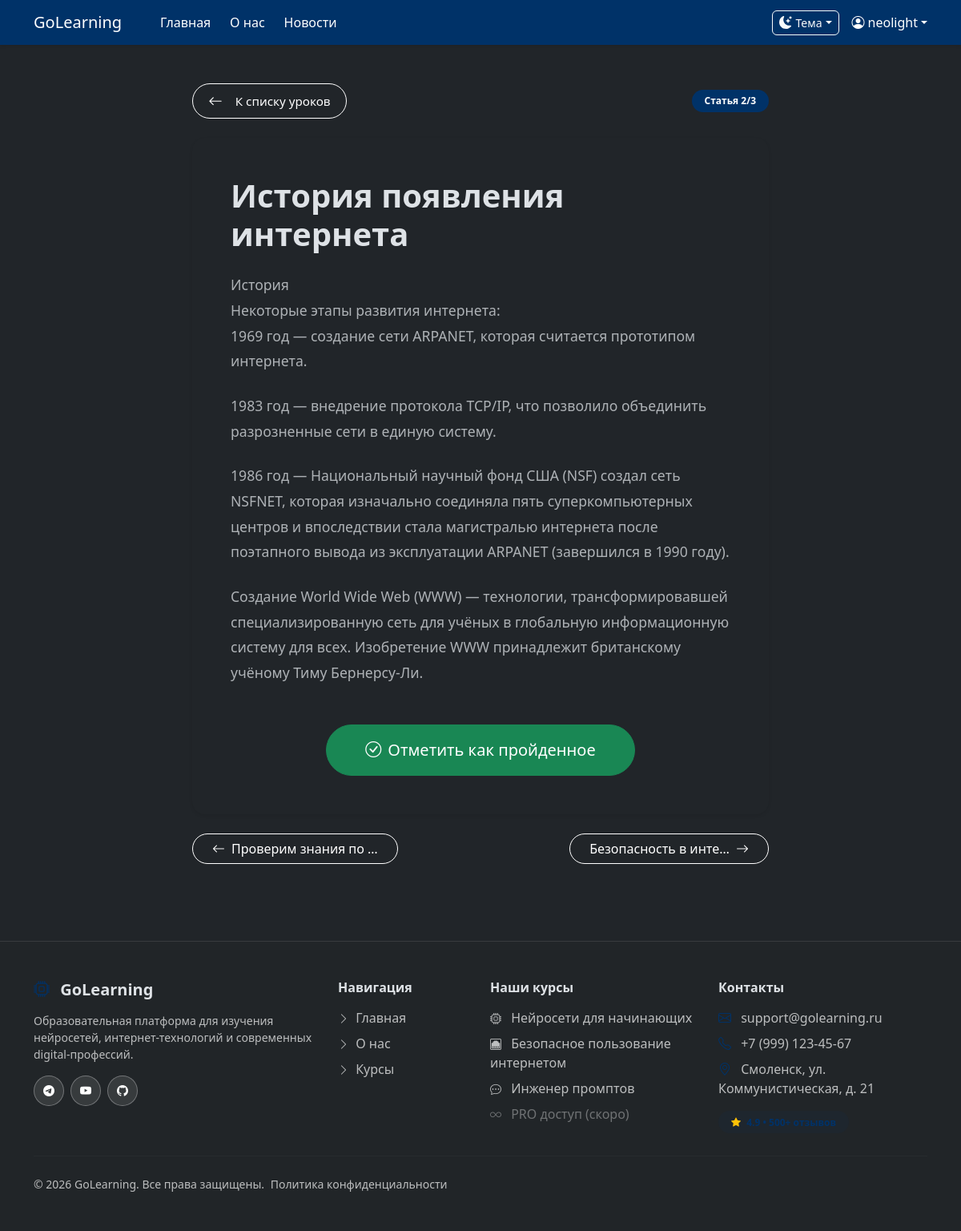
The page /ethernet-start/lesson/10/ (signed in) on the database its author committed.
### learningbase/models.py (models this page shows, shortened)
class Lesson(models.Model):
    COURSE_CHOICES = (
        ('neuro', 'Нейросети для начинающих'),
        ('ethernet', 'Безопасное пользование интернетом'),
        ('prompt', 'Инженер промптов'),
    )
    LESSON_TYPES = (
        ('article', 'Статья'),
        ('test', 'Тест'),
    )
    course = models.CharField(max_length=20, choices=COURSE_CHOICES, default='neuro', verbose_name="Курс")
    title = models.CharField(max_length=200, verbose_name="Название урока")
    lesson_type = models.CharField(max_length=10, choices=LESSON_TYPES, default='article', verbose_name="Тип урока")
    content = models.TextField(blank=True, verbose_name="Содержание статьи")
    order = models.IntegerField(default=0, verbose_name="Порядок")
    class Meta:
        verbose_name = 'Урок'
        verbose_name_plural = 'Уроки'
        ordering = ['course', 'order']

### learningbase/views.py (the view)
# urls.py: path('ethernet-start/lesson/<int:lesson_id>/', views.ethernet_lesson_detail, name='ethernet_lesson_detail'),
@login_required
def ethernet_lesson_detail(request, lesson_id):
    if not request.session.session_key:
        request.session.save()
    lesson = get_object_or_404(Lesson, id=lesson_id, course='ethernet')
    is_completed = UserProgress.objects.filter(
        session_key=request.session.session_key,
        lesson=lesson,
        completed=True
    ).exists()
    all_lessons = list(Lesson.objects.filter(course='ethernet').order_by('order'))
    current_index = None
    for i, l in enumerate(all_lessons):
        if l.id == lesson.id:
            current_index = i
            break
    all_articles = Lesson.objects.filter(course='ethernet', lesson_type='article').order_by('order')
    article_numbers = {}
    for i, article in enumerate(all_articles, 1):
        article_numbers[article.id] = i
    prev_lesson = all_lessons[current_index - 1] if current_index and current_index > 0 else None
    next_lesson = all_lessons[current_index + 1] if current_index is not None and current_index < len(all_lessons) - 1 else None
    context = {
        'title': lesson.title,
        'lesson': lesson,
        'is_completed': is_completed,
        'prev_lesson': prev_lesson,
        'next_lesson': next_lesson,
        'all_lessons': all_lessons,
        'current_index': current_index + 1,
        'total_lessons': len(all_lessons),
        'current_article_number': article_numbers.get(lesson.id, 1),
        'total_articles': all_articles.count(),
    }
    return render(request, 'learningbase/ethernet_lesson.html', context)

### learningbase/templates/learningbase/ethernet_lesson.html (shortened to what this page needs)
{% extends 'base.html' %}
{% load static %}
{% block content %}
<div class="container py-4">
    <div class="row">
        <div class="col-lg-8 mx-auto">
            <div class="d-flex justify-content-between align-items-center mb-4">
                <a href="{% url 'ethernet_start' %}" class="btn btn-outline-secondary btn-back">
                    <i class="bi bi-arrow-left me-2"></i>К списку уроков
                </a>
                <div>
                    <span class="badge bg-primary rounded-pill px-3 py-2">
                        Статья {{ current_article_number }}/{{ total_articles }}
                    </span>
                </div>
            </div>
            <div class="card border-0 shadow-sm rounded-4">
                <div class="card-body p-5">
                    <h1 class="display-6 fw-bold mb-4">{{ lesson.title }}</h1>
                    <div class="article-content text-body-secondary mb-5">
                        {{ lesson.content|linebreaks }}
                    </div>
                    {% if not is_completed %}
                    <div class="text-center">
                        <button class="btn btn-success btn-lg rounded-pill px-5 py-3" id="mark-complete" data-lesson-id="{{ lesson.id }}">
                            <i class="bi bi-check-circle me-2"></i>Отметить как пройденное
                        </button>
                    </div>
                    {% else %}
                    <div class="alert alert-success text-center rounded-pill">
                        <i class="bi bi-check-circle-fill me-2"></i>Урок пройден
                    </div>
                    {% endif %}
                </div>
            </div>
            <div class="d-flex justify-content-between mt-4">
                {% if prev_lesson %}
                    {% if prev_lesson.lesson_type == 'article' %}
                        <a href="{% url 'ethernet_lesson_detail' prev_lesson.id %}" class="btn btn-outline-primary rounded-pill nav-btn-custom">
                            <i class="bi bi-arrow-left me-2"></i>{{ prev_lesson.title|truncatechars:20 }}
                        </a>
                    {% else %}
                        <a href="{% url 'ethernet_test_detail' prev_lesson.id %}" class="btn btn-outline-primary rounded-pill nav-btn-custom">
                            <i class="bi bi-arrow-left me-2"></i>{{ prev_lesson.title|truncatechars:20 }}
                        </a>
                    {% endif %}
                {% else %}
                    <div></div>
                {% endif %}
                {% if next_lesson %}
                    {% if next_lesson.lesson_type == 'article' %}
                        <a href="{% url 'ethernet_lesson_detail' next_lesson.id %}" class="btn btn-outline-primary rounded-pill nav-btn-custom" id="next-lesson-link">
                            {{ next_lesson.title|truncatechars:20 }}<i class="bi bi-arrow-right ms-2"></i>
                        </a>
                    {% else %}
                        <a href="{% url 'ethernet_test_detail' next_lesson.id %}" class="btn btn-outline-primary rounded-pill nav-btn-custom" id="next-lesson-link">
                            {{ next_lesson.title|truncatechars:20 }}<i class="bi bi-arrow-right ms-2"></i>
                        </a>
                    {% endif %}
                {% else %}
                    <a href="{% url 'ethernet_start' %}" class="btn btn-outline-success rounded-pill nav-btn-custom">
                        Завершить курс <i class="bi bi-check-circle ms-2"></i>
                    </a>
                {% endif %}
            </div>
        </div>
    </div>
</div>
{% endblock %}

### learningbase/templates/learningbase/includes/navigation.html (shortened to what this page needs)
<nav class="navbar navbar-expand-lg navbar-dark back-custom shadow-sm">
  <div class="container">
    <a class="navbar-brand d-flex align-items-center" href="{% url 'home' %}">
      <span class="fs-5 me-3">GoLearning</span>
    </a>
    <div class="collapse navbar-collapse" id="navbarContent">
      <ul class="navbar-nav me-auto">
        <li class="nav-item">
          <a class="nav-link active" href="{% url 'home' %}">
            Главная
          </a>
        </li>
        <li class="nav-item">
          <a class="nav-link active" href="{% url 'about' %}">
            О нас
          </a>
        </li>
        <li class="nav-item">
          <a class="nav-link active" href="{% url 'home' %}#posts">
            Новости
          </a>
        </li>
      </ul>
      <div class="d-flex align-items-center">
        {% include 'learningbase/includes/theme_switcher.html' %}
<div class="dropdown ms-3">
    {% if user.is_authenticated %}
    <a href="#" class="d-flex align-items-center text-white text-decoration-none dropdown-toggle" data-bs-toggle="dropdown">
        <i class="bi bi-person-circle me-1"></i>
        <span class="d-none d-md-inline">{{ user.username }}</span>
    </a>
    {% endif %}
</div>
      </div>
    </div>
  </div>
</nav>

### learningbase/static/learningbase/style.css (style rules this page uses)
.back-custom { background-color: #003268; }

### learningbase/static/learningbase/custom.css (style rules this page uses)
:root { --bs-primary: #003268; --bs-primary-rgb: 0, 50, 104; --bs-btn-bg: #003268; --bs-btn-border-color: #003268; --bs-btn-hover-bg: #00244d; --bs-btn-hover-border-color: #00244d; --bs-link-color: #003268; --bs-link-hover-color: #00244d; }
.bg-primary { background-color: #003268 !important; }
.btn-outline-primary { color: #ffffff !important; border-color: #003268 !important; }
a { color: #ffffff !important; }
.btn.rounded-pill { padding-left: 1.5rem; padding-right: 1.5rem; }
.nav-btn-custom { transition: all 0.3s ease; }
[data-bs-theme="dark"] .nav-btn-custom.btn-outline-primary { color: white !important; border-color: white !important; background-color: transparent !important; }
.nav-btn-custom.btn-outline-primary { transition: all 0.3s ease; }
[data-bs-theme="dark"] .nav-btn-custom.btn-outline-primary, [data-bs-theme="dark"] .btn-outline-secondary.btn-back { color: white !important; border-color: white !important; background-color: transparent !important; }
.btn-back { padding: 0.5rem 1.2rem; border-radius: 50px; font-size: 0.95rem; display: inline-flex; align-items: center; gap: 0.5rem; transition: all 0.3s ease; }
.btn-back i { font-size: 1.1rem; }

### learningbase/templates/learningbase/ethernet_lesson.html (style rules this page uses)
.article-content { font-size: 1.1rem; line-height: 1.8; }
.article-content p { margin-bottom: 1.5rem; }

### rows shown on the page
Lesson: title "История появления интернета", content "История Некоторые этапы развития интернета: 1969 год — создание сети ARPANET, которая считается прототипом интернета. 1983 год — внедрение протокола TCP/IP, что позволило объединить разрозненные сети в единую систему. 1986 год — Национальный научный фонд США (NSF) создал сеть NSFNET, которая изначально соединяла пять суперкомпьютерных центров и впоследствии стала магистралью интернета после поэтапного вывода из эксплуатации ARPANET (завершился в 1990 году). Создание World Wide Web (WWW) — технологии, трансформировавшей специализированную сеть для учёных в глобальную информационную систему для всех. Изобретение WWW принадлежит британскому учёному Тиму Бернерсу-Ли."
Lesson: title "Проверим знания по …"
Lesson: title "Безопасность в инте…"

### other values the page prints
{{ user.username }} "neolight"
{{ current_article_number }} "2"
{{ total_articles }} "3"
